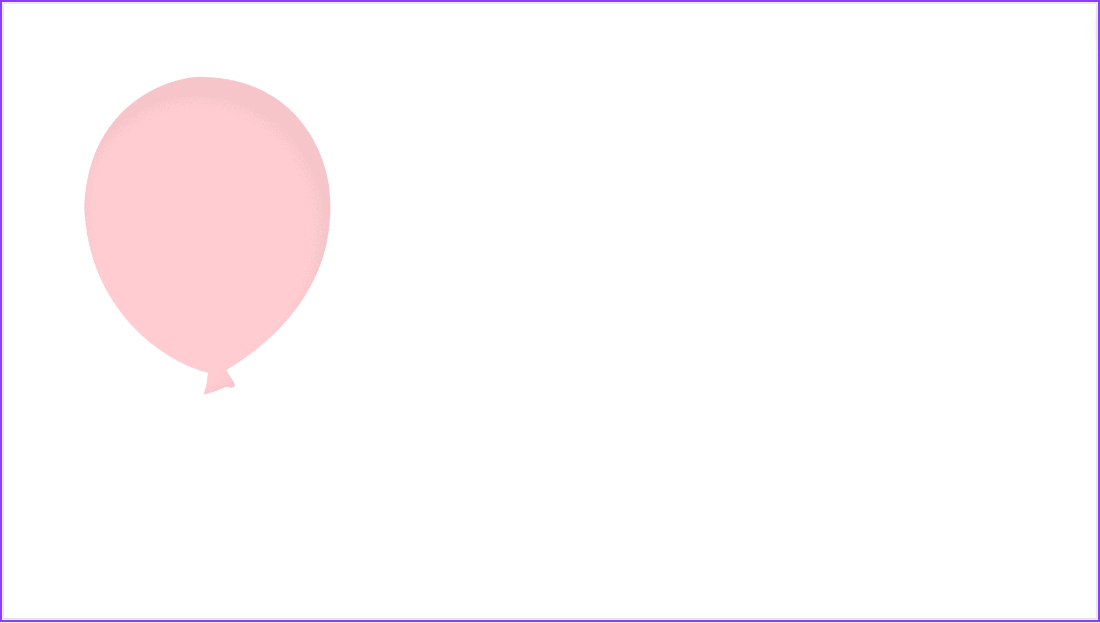
#> input picture Code/test.png, 1100 x 623 px
$ python -i FindBalloon.py   (imports and definitions only)
#> lines starting #> are read from the running program, lines starting #| are printed output that depends on the picture; after the words box and inside, x2 and y2 are one past the last pixel; in counts of white or black regions, pixels touching at a corner belong together
#> further down, picture is the input picture: shape (623, 1100, 3); mean B, G, R 251, 248.6, 253.4
import cv2
import numpy as np

def findBalloons(img):
    img = cropImage(img,0.1)
    img = preprocess(img)
    cv2.imshow(" ",img)
    img , bbox = findContours(img)
    return img , bbox

def cropImage(img,cropVal):
#> called with cropVal = 0.1
    h,w,c = img.shape
#> h = 623; w = 1100; c = 3
    img = img[int(cropVal*h):h,0:w]
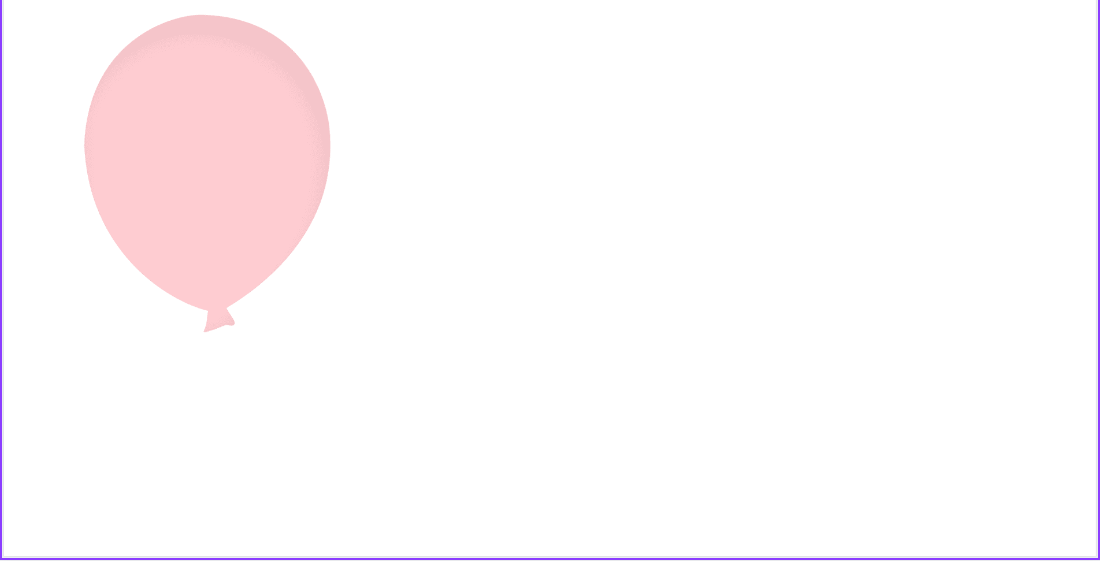
#> img: shape (561, 1100, 3); mean of channels 0, 1, 2 250.6, 248.7, 253.8; drawn as B, G, R
    return img

def preprocess(img):
    img = cv2.resize(img,(0,0),None,0.5,0.5)
#> img: shape (280, 550, 3)
    img = cv2.cvtColor(img, cv2.COLOR_BGR2GRAY)
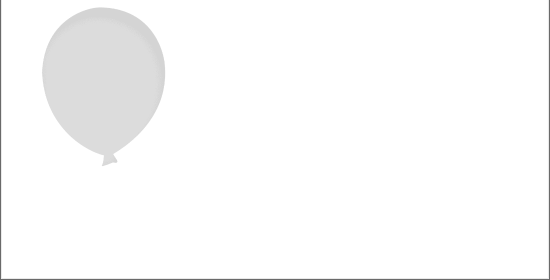
#> img: shape (280, 550); min 106, max 255, mean 250.5
    img = cv2.GaussianBlur(img, (3, 3), 2, 0)

    img = cv2.Canny(img, 50, 150)
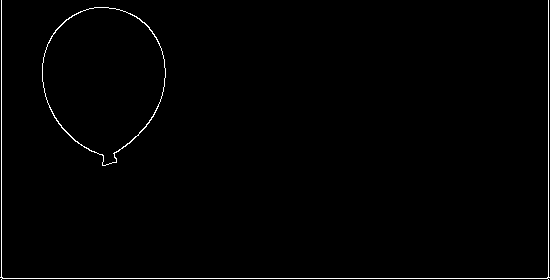
#> img: shape (280, 550); 1.1% white in thin lines or dots
    kernel = np.ones((5, 5), np.uint8)
    img = cv2.dilate(img, kernel)
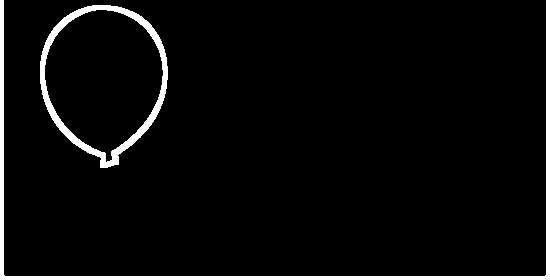
#> img: shape (280, 550); 4.7% white; 2 white regions
    return img

def findContours(img):
    bboxs = []
    h,w = img.shape
#> h = 280; w = 550
    imgContours = np.zeros((h,w,3), np.uint8)
    contours, hierarchy =  cv2.findContours(img,cv2.RETR_EXTERNAL, cv2.CHAIN_APPROX_SIMPLE)
#> contours = 2 contours; box (x1, y1, x2, y2) and area: (40, 5, 168, 168) 15120, (0, 0, 550, 280) 3307
    cv2.drawContours(img,contours,-1,(255,0,255),3)
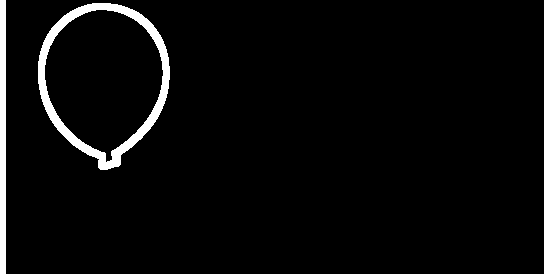
#> img: shape (280, 550); 6.6% white; 2 white regions, box (x1, y1, x2, y2) and area: (0, 0, 550, 280) 6588, (38, 3, 170, 170) 3629
    for i, cnt in enumerate(contours):
        area = cv2.contourArea(cnt)

        if area > 10000 and area < 250000:
            cv2.drawContours(imgContours, contours, i, (255, 0, 255), 2)
            x, y, w, h = cv2.boundingRect(cnt)
            cv2.rectangle(imgContours, (x, y), (x + w, y + h), (0, 255, 0), 1)
            bboxs.append((x, y, w, h))
#> this loop made 2 passes
#> (area, x, y, w, h) on pass 1: (15120, 40, 5, 128, 163)
#> area on pass 2: 3307
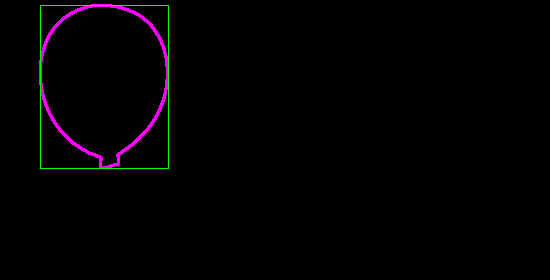
#> imgContours: shape (280, 550, 3); mean of channels 0, 1, 2 2.4, 1, 2.4; drawn as B, G, R
#> after the loop, bboxs = [(40, 5, 128, 163)]

    return imgContours,bboxs

>>> import cv2
>>> picture = cv2.imread('test.png')
>>> result = findBalloons(picture)

$ run again, on Code/3.png
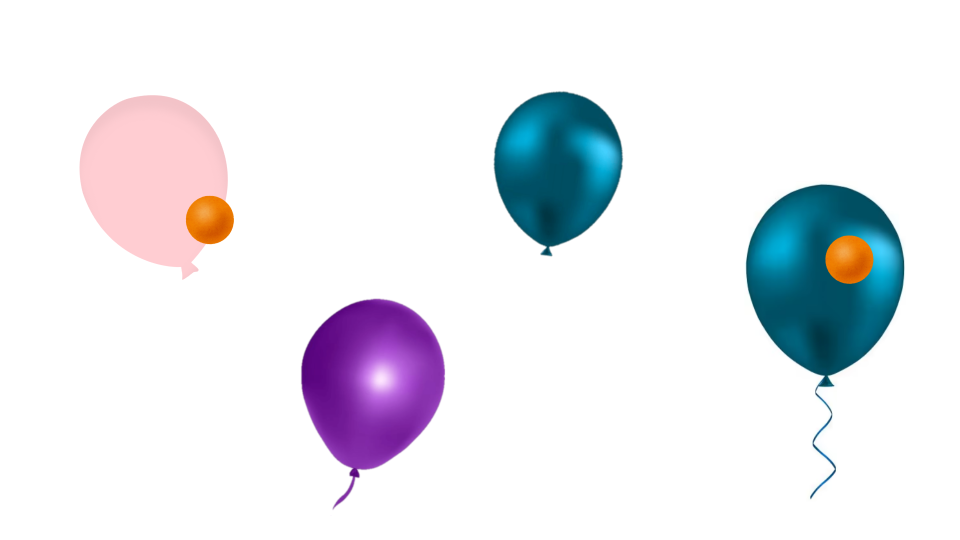
#> input picture Code/3.png, 1920 x 1080 px (shown at 1/2 size)
#> picture is the input picture: shape (1080, 1920, 3); mean B, G, R 239.3, 233.7, 232.5
#> contours = 4 contours; box (x1, y1, x2, y2) and area: (744, 128, 907, 447) 25920, (77, 39, 236, 228) 21806, (299, 243, 447, 458) 20343, (492, 35, 625, 204) 16470
#> in findContours, `cv2.drawContours(img,contours,-1,(255,0,255),3)`:
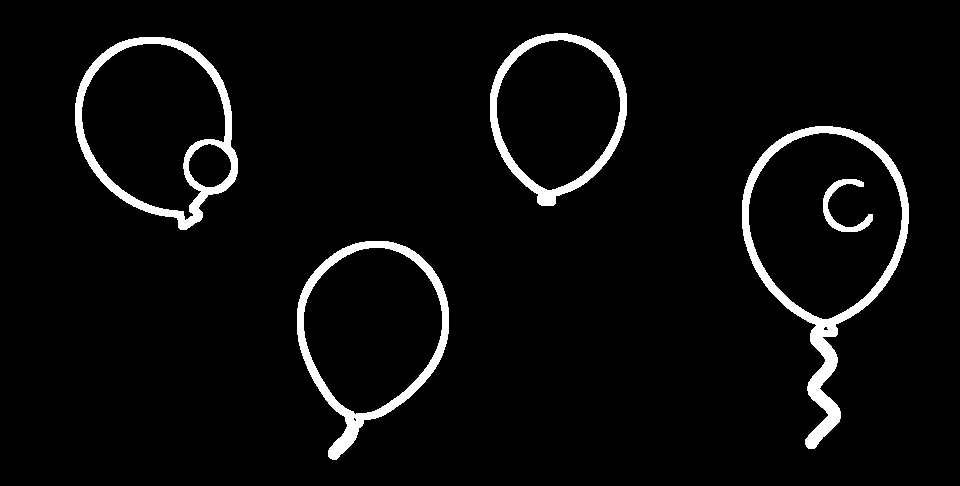
#> img: shape (486, 960); 4.4% white; 5 white regions, box (x1, y1, x2, y2) and area: (742, 126, 909, 449) 6532, (75, 37, 238, 230) 4950, (297, 241, 449, 460) 4649, (490, 33, 627, 206) 3791, (823, 179, 873, 232) 739
#> the loop in findContours, `for i, cnt in enumerate(contours):` made 4 passes
#> (area, x, y, w, h) on passes 1 to 4: (20343, 299, 243, 148, 215), (25919.5, 744, 128, 163, 319), (21806, 77, 39, 159, 189), (16470, 492, 35, 133, 169)
#> after the loop in findContours, `for i, cnt in enumerate(contours):`:
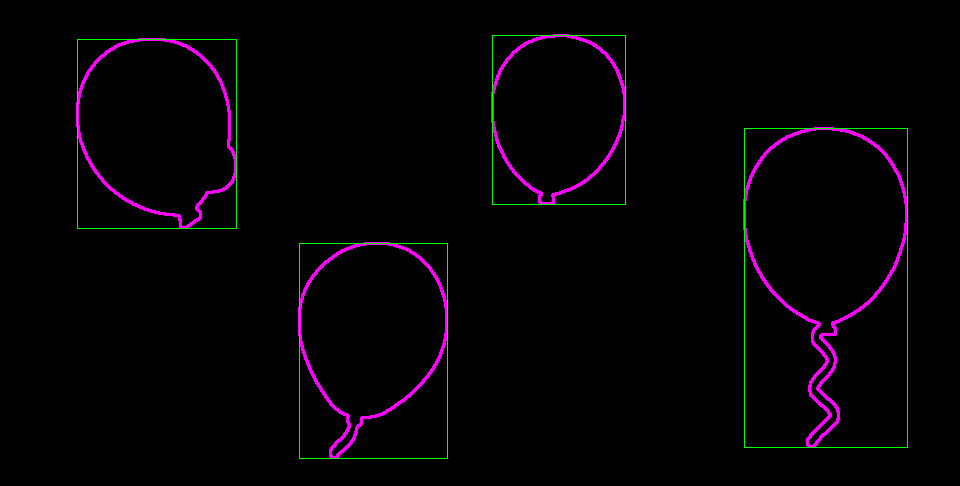
#> imgContours: shape (486, 960, 3); mean of channels 0, 1, 2 4.5, 1.6, 4.5; drawn as B, G, R
#> after the loop in findContours, `for i, cnt in enumerate(contours):`: bboxs = [(299, 243, 148, 215), (744, 128, 163, 319), (77, 39, 159, 189), (492, 35, 133, 169)]
#> bbox has the same summary as bboxs in findContours

$ run again, on Code/4.png
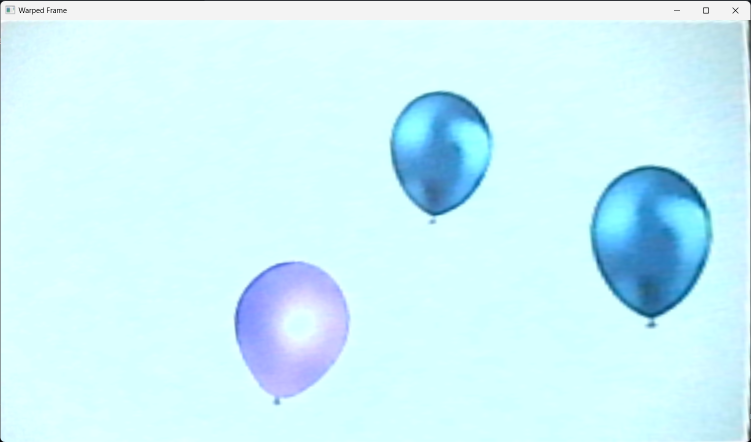
#> input picture Code/4.png, 1502 x 884 px (shown at 1/2 size)
#> picture is the input picture: shape (884, 1502, 3); mean B, G, R 250.3, 243.9, 205.7
#> contours = 5 contours; box (x1, y1, x2, y2) and area: (588, 119, 715, 286) 15224, (232, 215, 353, 363) 12972, (388, 45, 496, 182) 10658, (746, 0, 751, 398) 1296, (0, 0, 5, 398) 1194
#> in findContours, `cv2.drawContours(img,contours,-1,(255,0,255),3)`:
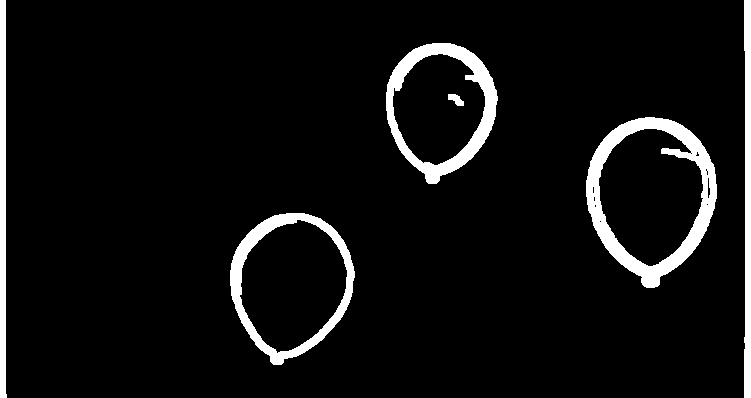
#> img: shape (398, 751); 6.3% white; 6 white regions, box (x1, y1, x2, y2) and area: (586, 117, 717, 288) 5924, (386, 43, 498, 184) 4187, (230, 213, 355, 365) 3741, (744, 0, 751, 398) 2494, (0, 0, 7, 398) 2392, (448, 94, 464, 106) 118
#> the loop in findContours, `for i, cnt in enumerate(contours):` made 5 passes
#> (area, x, y, w, h) on passes 1 to 3: (12971.5, 232, 215, 121, 148), (15224, 588, 119, 127, 167), (10658, 388, 45, 108, 137)
#> after the loop in findContours, `for i, cnt in enumerate(contours):`:
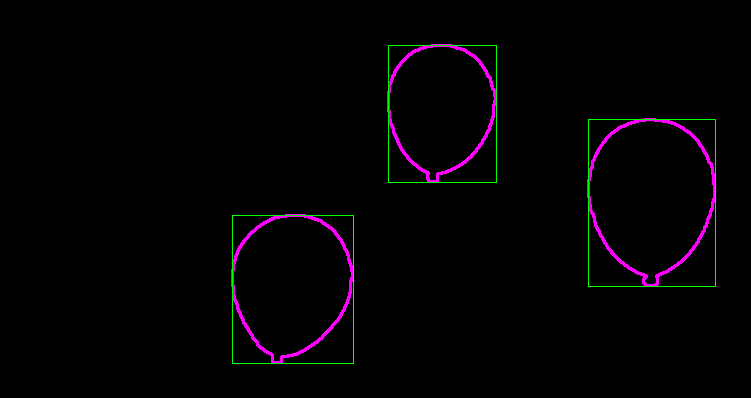
#> imgContours: shape (398, 751, 3); mean of channels 0, 1, 2 3.5, 1.4, 3.5; drawn as B, G, R
#> after the loop in findContours, `for i, cnt in enumerate(contours):`: bboxs = [(232, 215, 121, 148), (588, 119, 127, 167), (388, 45, 108, 137)]
#> bbox has the same summary as bboxs in findContours
